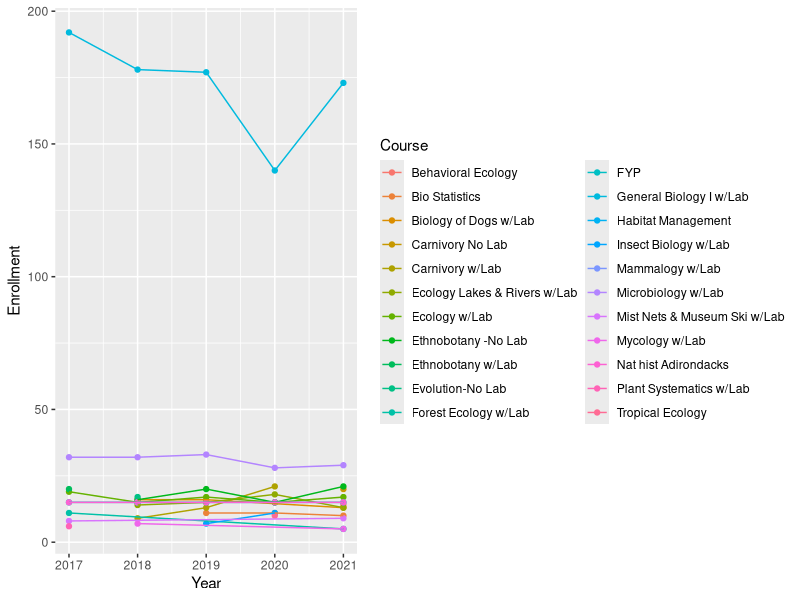
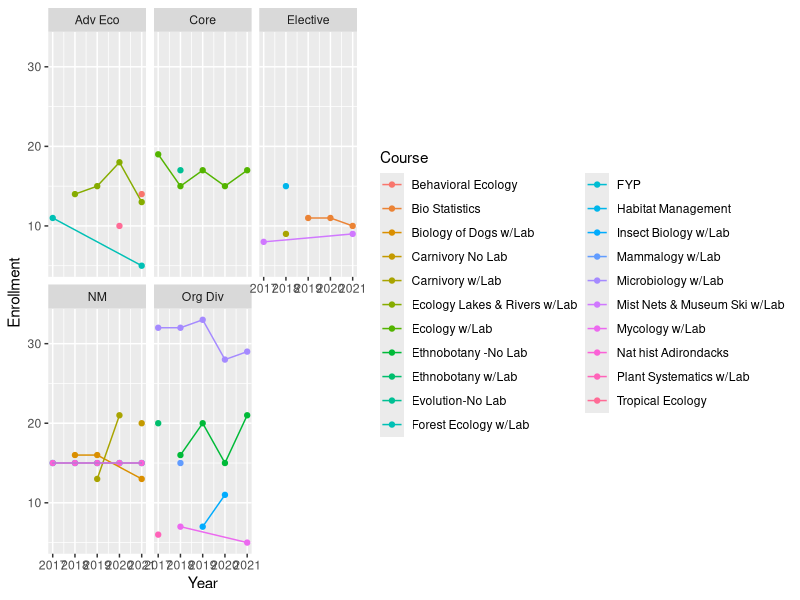
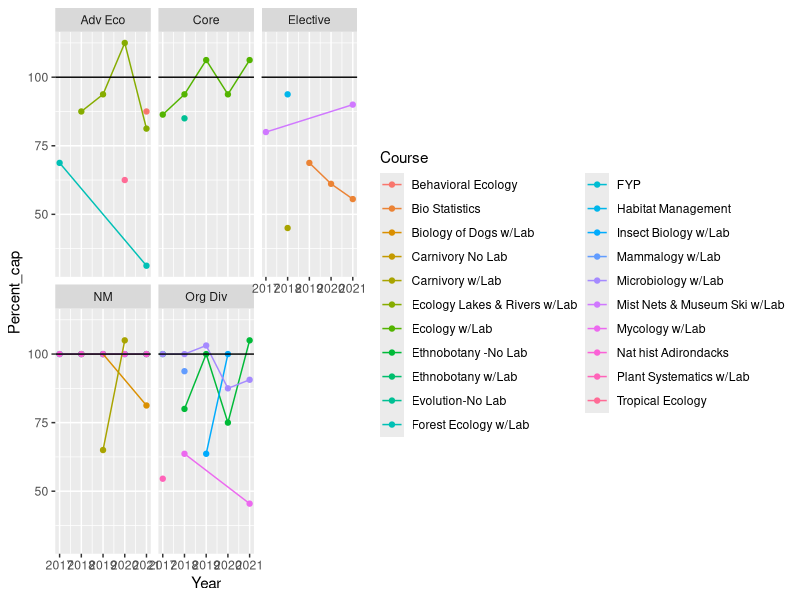
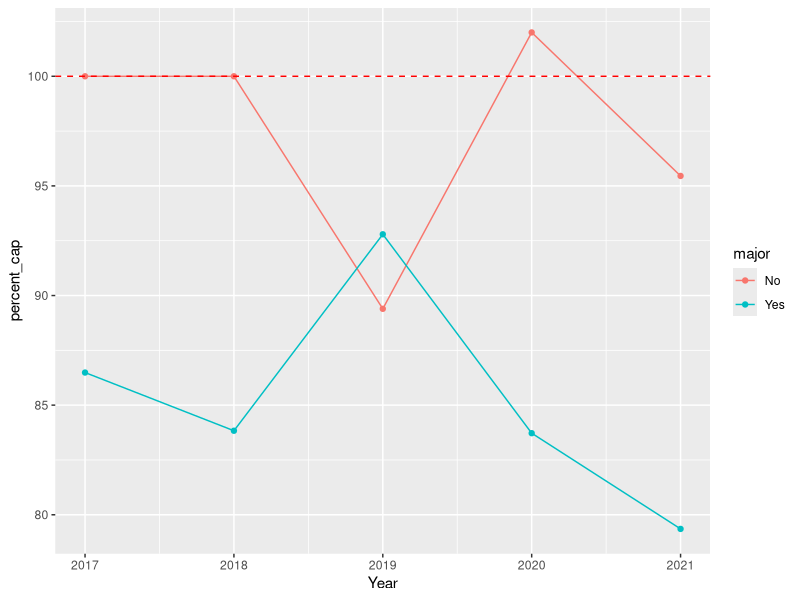
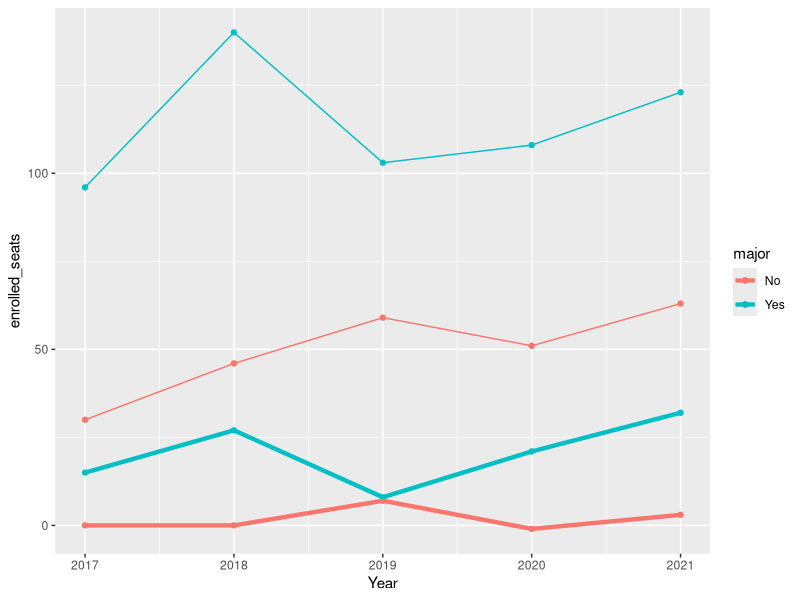
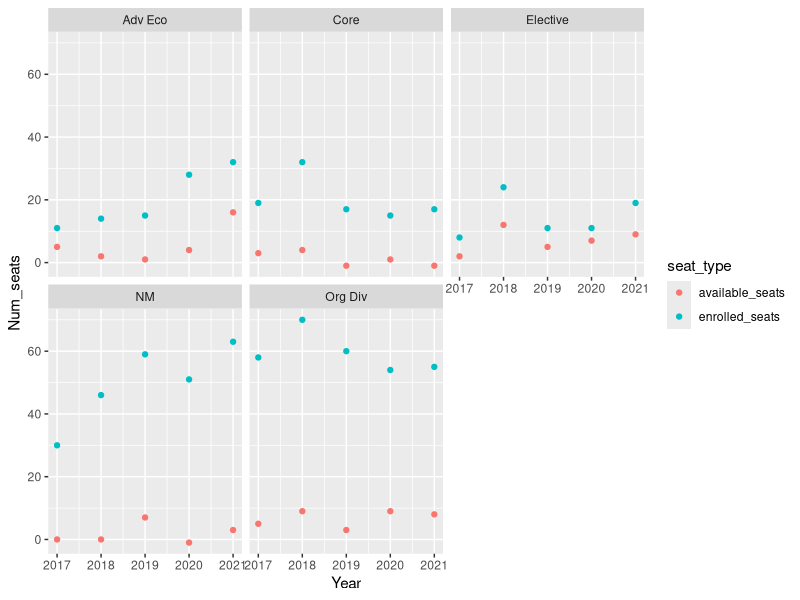

Recreate these plots in R, in order.
## ---- chunk 1
rm(list = ls())
library(here)
library(tidyverse)
## ---- chunk 2
DF<-read.csv(here("Data", "CB_enroll_f17_s22.csv"), stringsAsFactors = T)
## ---- chunk 3
DF<-DF %>% rename(Course = Course.Name)
## ---- chunk 4
NM<-which(DF$CB_type == "NM")
DF$major <- "Yes"
DF$major[NM]<- "No"
## ---- chunk 5
DF<-DF %>% mutate(
  open_seats = Cap - Enrollment)

## ---- chunk 6
Fall<-DF %>% filter(Semester == "fall")
## ---- chunk 7
ggplot(Fall, aes(Year, Enrollment, color = Course, group = Course))+
  geom_point()+
  geom_line()
## ---- chunk 8
fall_noGB <-Fall %>% filter(Course_num_official != "BIOL-101")
## ---- chunk 9
ggplot(fall_noGB, aes(Year, Enrollment, color = Course, group = Course))+
  geom_point()+
  geom_line()+
  facet_wrap(~CB_type)
## ---- chunk 10
ggplot(fall_noGB, aes(Year, Percent_cap, color = Course, group = Course))+
  geom_point()+
  geom_line()+
  facet_wrap(~CB_type)+
  geom_hline(yintercept = 100, color = "black")
## ---- chunk 11
fall_by_type<-fall_noGB %>% group_by(Year, CB_type) %>% summarize(
  num_classes = length(unique(Course)),
  hours = sum(Hours),
  FTE = hours/9,
  avg_enroll = mean(Enrollment, na.rm = T),
  sd_enroll = sd(Enrollment, na.rm = T),
  enrolled_seats = sum(Enrollment, na.rm = T),
  available_seats = sum(open_seats, na.rm = T),
  percent_cap = (enrolled_seats/(enrolled_seats+available_seats))*100
)
## ---- chunk 12
fall_averages<-fall_noGB %>% group_by(Year, major) %>% summarize(
  num_classes = length(unique(Course_num_grouped)),
  hours = sum(Hours),
  FTE = hours/9,
  avg_enroll = mean(Enrollment, na.rm = T),
  sd_enroll = sd(Enrollment, na.rm = T),
  enrolled_seats = sum(Enrollment, na.rm = T),
  available_seats = sum(open_seats, na.rm = T),
  percent_cap = (enrolled_seats/(available_seats+enrolled_seats))*100
)
## ---- chunk 13
ggplot(fall_averages, aes(Year, percent_cap, group = major, color = major))+
  geom_point()+
  geom_line()+
  geom_hline(yintercept = 100, linetype = "dashed", color = "red")
## ---- chunk 14
ggplot(fall_averages, aes(Year,enrolled_seats, group = major, color = major))+
  geom_point()+
  geom_line()+
  geom_point(aes(Year, available_seats), size = 1.5)+
  geom_line(aes(Year, available_seats), size = 1.5)
## ---- chunk 15
fall_averages<-pivot_longer(fall_averages, enrolled_seats:available_seats, names_to = "seat_type", values_to = "Num_seats")

fall_by_type<-pivot_longer(fall_by_type, enrolled_seats:available_seats, names_to = "seat_type", values_to = "Num_seats")
## ---- chunk 16
ggplot(fall_by_type, aes(Year, Num_seats, color = seat_type, group = seat_type))+
  geom_point()+
  facet_wrap(~CB_type)
